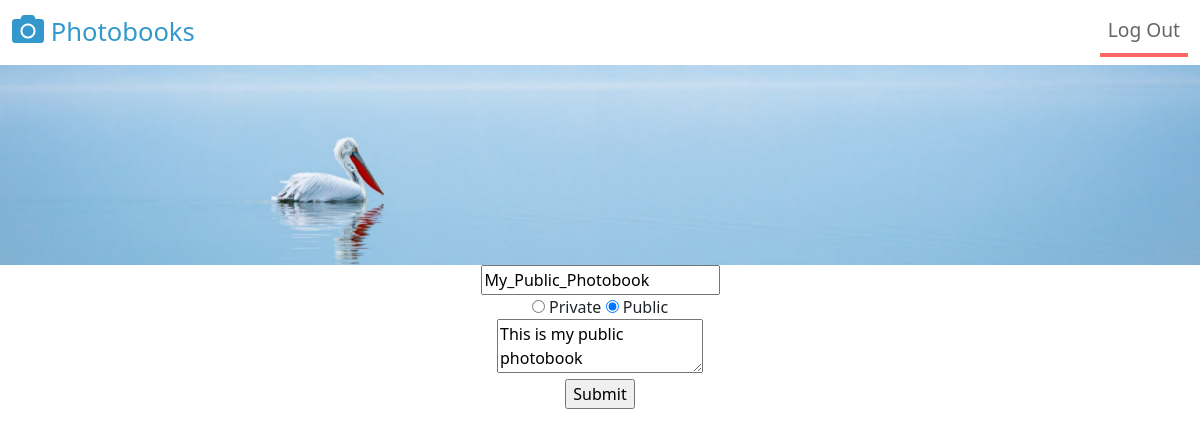
/edit/2 (signed in), run on the app's committed database.
### db.py (models this page shows, shortened)
class Photobook(db.Model):
    photobookId = db.Column(db.Integer, primary_key=True, autoincrement=True)
    photobookName = db.Column(db.String(20), nullable=False)
    description = db.Column(db.String(100), nullable=True)
    ownerId = db.Column(db.Integer, nullable=False)
    isPrivate = db.Column(db.Boolean, default=False)
    dateCreated = db.Column(db.Date, default=datetime.datetime.utcnow())
    isDeleted = db.Column(db.Boolean, default=False)

### app.py (the view)
@app.route('/edit/<int:id>', methods=['POST', 'GET'])
def edit(id):
    photobook = Photobook.query.filter_by(photobookId=id).first()
    if request.method == 'POST':
        name = request.form['book_name']
        isPrivate = request.form['isPrivate']
        desc = request.form['desc']
        photobook.photobookName = name
        photobook.isPrivate = isPrivate == 'private'
        photobook.description = desc
        db.session.commit()
        flash('photobook Updated successfully!')
        return redirect(url_for('index'))
    else:
        return render_template('edit.html', photobook=photobook)

### templates/edit.html (shortened to what this page needs)
{% extends 'template.html' %}
{% block body %}
<div style="text-align: center;">
    <form class="subform" method=POST id="submitform" enctype=multipart/form-data>
        <input type="text" name="book_name" value="{{ photobook.photobookName }}" required> <br>
        <input type="radio" class="radioButton" id="private" value="private" name="isPrivate"{% if photobook.isPrivate %} checked {% endif %}>
        <label for="private">Private</label>
        <input type="radio" class="radioButton" id="public" value="public" name="isPrivate" {% if not photobook.isPrivate %} checked {% endif %}>
        <label for="public">Public</label><br>
        <textarea name="desc" form="submitform" maxlength="100">{{ photobook.description }}</textarea> <br>
        <input type="submit">
    </form>
</div>
{% endblock %}

### data on the page
Photobook: book_name "My_Public_Photobook", isPrivate "☐ Private", isPrivate "☑ Public", desc "This is my public photobook"
